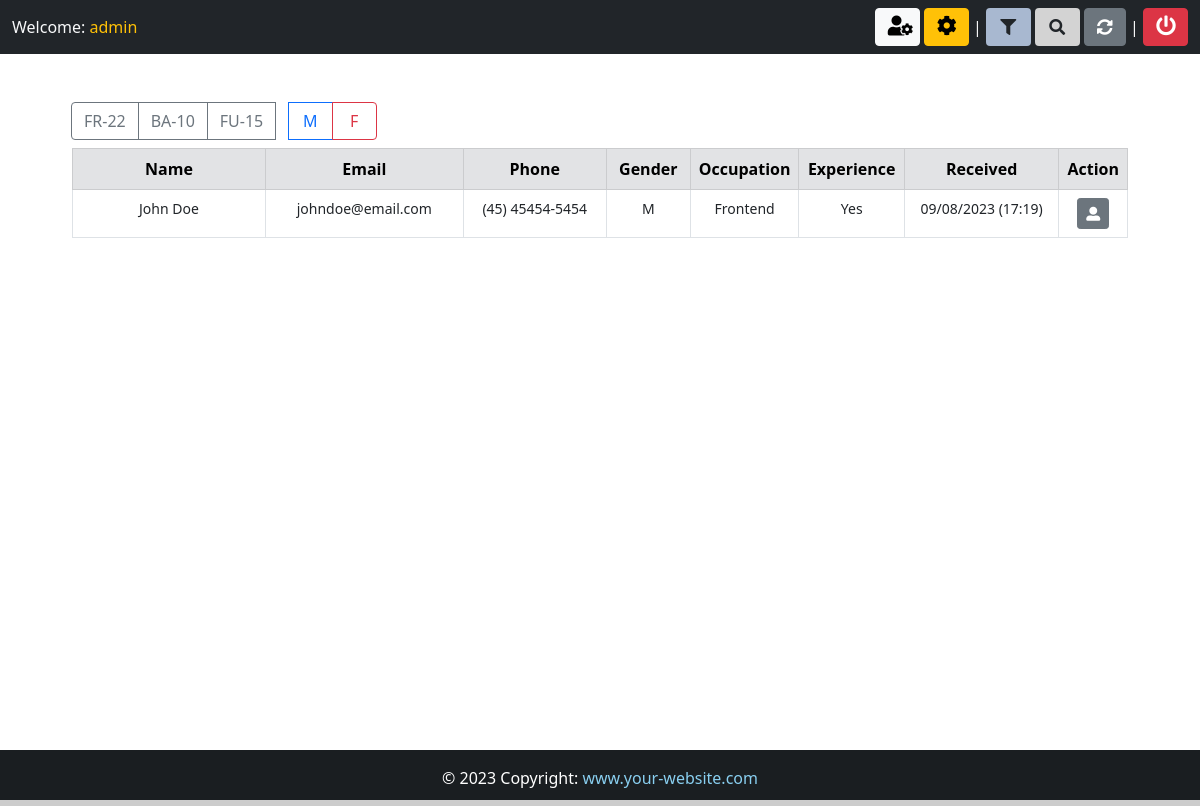
The app's page /backend (signed in), older data.
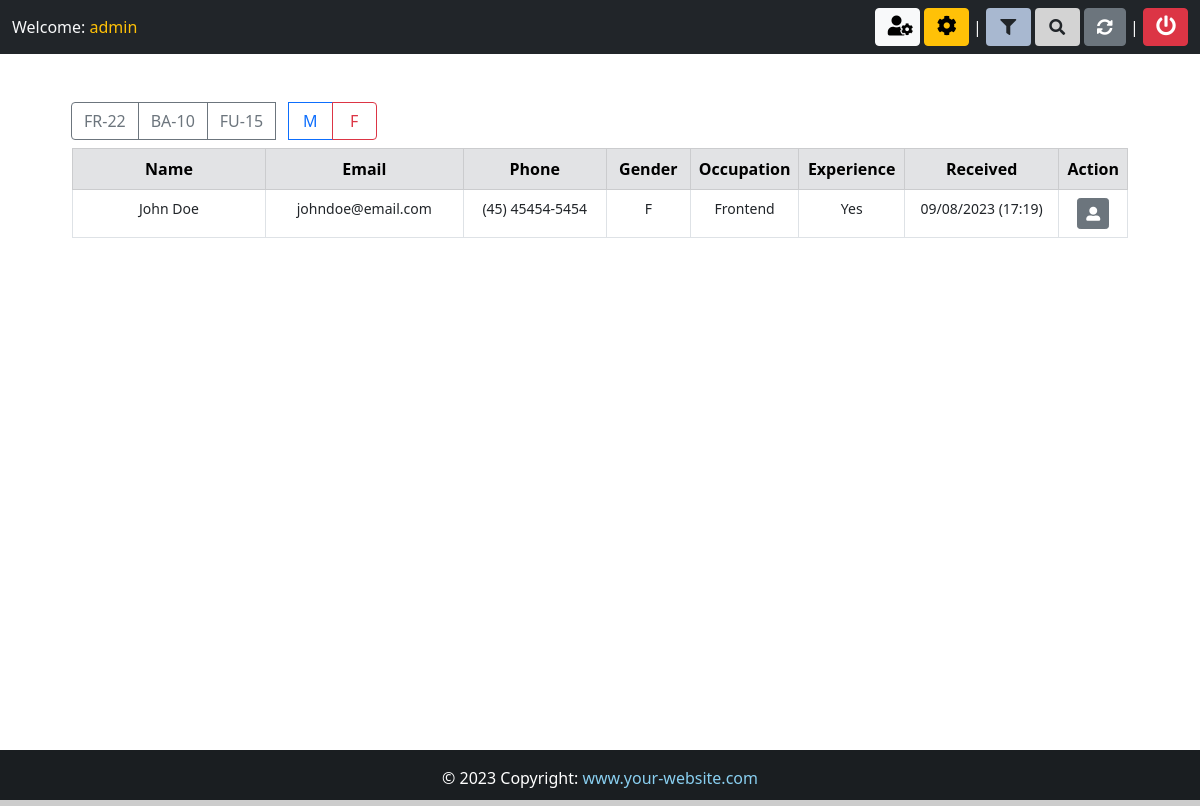
The same page, newer data.
### App/models.py (models this page shows, shortened)
class Candidate(models.Model):
    firstname = models.CharField(max_length=50)
    lastname = models.CharField(max_length=50)
    job = models.CharField(max_length=5, verbose_name="Job Code")
    birth = models.DateField(
        auto_now=False, auto_now_add=False, verbose_name="Birthday"
    )
    phone = models.CharField(max_length=25)
    personality = models.CharField(max_length=50, null=True, choices=PERSONALITY)
    salary = models.CharField(max_length=50, verbose_name="Salary expectation")
    gender = models.CharField(max_length=10)
    experience = models.BooleanField(null=True)
    smoker = models.CharField(max_length=10, choices=SMOKER, default="")
    email = models.EmailField(max_length=50)
    message = models.TextField(verbose_name="Presentation")
    file = models.FileField(upload_to="resume", blank=True, verbose_name="Resume")
    image = models.ImageField(upload_to="photo", blank=True, verbose_name="Photo")
    created_at = models.DateTimeField(auto_now_add=True)
    situation = models.CharField(
        max_length=50, null=True, choices=SITUATION, default="Pending"
    )
    company_note = models.TextField(blank=True)
    frameworks = MultiSelectField(choices=FRAMEWORKS, max_length=50)
    languages = MultiSelectField(choices=LANGUAGES, max_length=50)
    databases = MultiSelectField(choices=DATABASES, max_length=50)
    libraries = MultiSelectField(choices=LIBRARIES, max_length=50)
    mobile = MultiSelectField(choices=MOBILE, max_length=50)
    others = MultiSelectField(choices=OTHERS, max_length=50)
    institution = models.CharField(max_length=50)
    course = models.CharField(max_length=50)
    started_course = models.DateField(auto_now=False, auto_now_add=False)
    finished_course = models.DateField(auto_now=False, auto_now_add=False)
    about_course = models.TextField()
    status_course = models.CharField(max_length=50, null=True, choices=STATUS_COURSE)
    company = models.CharField(max_length=50)
    position = models.CharField(max_length=50)
    started_job = models.DateField(auto_now=False, auto_now_add=False)
    finished_job = models.DateField(auto_now=False, auto_now_add=False)
    about_job = models.TextField()
    employed = models.BooleanField(null=True, verbose_name="I am employed")
    remote = models.BooleanField(null=True, verbose_name="I agree to work remotely")
    travel = models.BooleanField(null=True, verbose_name="I'm available for travel")

### App/views.py (the view, shortened to what this page needs)
# urls.py: path("backend", views.backend, name="backend"),
@login_required(login_url="login")
@cache_control(no_cache=True, must_revalidate=True, no_store=True)
def backend(request):
    if request.method == "POST":
        job = request.POST.get("job")
        gender = request.POST.get("gender")
        filter = Candidate.objects.filter(Q(job=job) | Q(gender=gender))
        context = {"candidates": filter}
        return render(request, "backend.html", context)  # NOTE: Breaks pagination
    else:
        all_candidate_list = Candidate.objects.all().order_by("-created_at")
    paginator = Paginator(all_candidate_list, 10)
    page = request.GET.get("page")
    all_candidate = paginator.get_page(page)
    context = {
        "candidates": all_candidate,
    }
    return render(request, "backend.html", context)

### App/templates/backend.html (shortened to what the changed rows need)
{% extends "base.html" %}
{% block content %}
<div class="container" style="width: 90%;">
    <table class="table table-bordered text-center">
        <thead class="table-secondary">
            <tr>
                <th style="width: 19%;">Name</th>
                <th style="width: 19%;">Email</th>
                <th style="width: 14%;">Phone</th>
                <th style="width: 8%;">Gender</th>
                <th style="width: 10%;">Occupation</th>
                <th style="width: 10%;">Experience</th>
                <th style="width: 15%;">Received</th>
                <th colspan="2" style="width: 5%;">Action</th>
            </tr>
        </thead>
        <tbody style="font-size: 14px;">
            {% for data in candidates %}
            <tr>
                <td id="top-border" label="Name">{{ data.firstname }} {{ data.lastname }}</td>
                <td id="sm-border" label="Email">{{ data.email }}</td>
                <td id="sm-border" label="Phone">{{ data.phone }}</td>
                <td id="sm-border" label="Gender">{{ data.gender }}</td>
                {% if data.job == "FR-22" %}
                    <td id="sm-border" label="Occupation">Frontend</td>
                {% elif data.job == "BA-10" %}
                    <td id="sm-border" label="Occupation">Backend</td>
                {% else %}
                    <td id="sm-border" label="Occupation">Fullstack</td>
                {% endif %}
                {% if data.experience == False %}
                    <td id="sm-border" label="Experience"><span class="text-danger">No</span></td>
                {% else %}
                    <td id="sm-border" label="Experience">Yes</td>
                {% endif %}
                <td id="sm-border" label="Received">{{ data.created_at|date:"m/d/Y (H:i)" }}</td>
                <td>
                    <a href="{% url 'candidate' data.id %}" class="btn btn-secondary mt-btn2 btn-sm" title="View candidate">
                        <i class="fas fa-user-alt"></i>
                    </a>
                </td>
                {% empty %}
                <td colspan="8" class="text-danger"><strong>No records found</strong></td>
            </tr>
            {% endfor %}
        </tbody>
    </table>
    <br><br><br>
</div>
{% endblock %}

Row changes from the older to the newer data that the page shows:
changed Candidate "John": gender "M" → "F"
